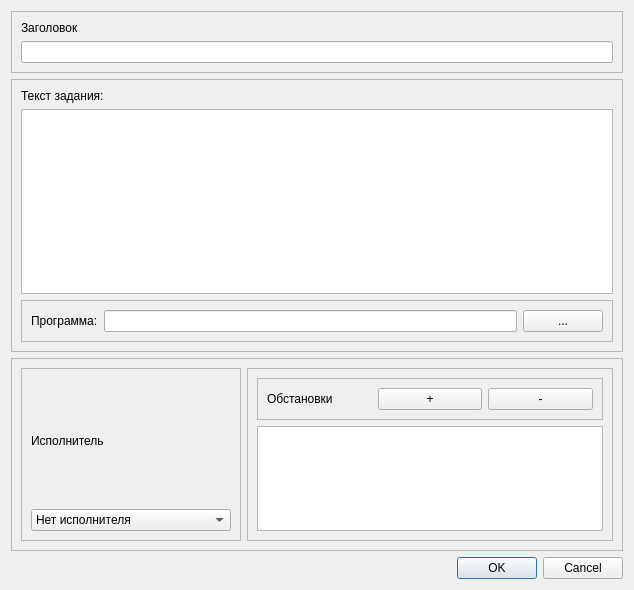
<?xml version="1.0" encoding="UTF-8"?>
<ui version="4.0">
 <class>EditDialog</class>
 <widget class="QDialog" name="EditDialog">
  <property name="geometry">
   <rect>
    <x>0</x>
    <y>0</y>
    <width>634</width>
    <height>590</height>
   </rect>
  </property>
  <property name="windowTitle">
   <string>Редактирование</string>
  </property>
  <property name="windowIcon">
   <iconset>
    <normalon>:/taskEdit.png</normalon>
   </iconset>
  </property>
  <layout class="QHBoxLayout" name="horizontalLayout_3">
   <item>
    <layout class="QVBoxLayout" name="verticalLayout">
     <item>
      <widget class="QFrame" name="frame">
       <property name="frameShape">
        <enum>QFrame::StyledPanel</enum>
       </property>
       <property name="frameShadow">
        <enum>QFrame::Raised</enum>
       </property>
       <layout class="QVBoxLayout" name="verticalLayout_3">
        <item>
         <widget class="QLabel" name="label">
          <property name="text">
           <string>Заголовок</string>
          </property>
         </widget>
        </item>
        <item>
         <widget class="QLineEdit" name="TitleEdit"/>
        </item>
       </layout>
      </widget>
     </item>
     <item>
      <widget class="QFrame" name="frame_2">
       <property name="frameShape">
        <enum>QFrame::StyledPanel</enum>
       </property>
       <property name="frameShadow">
        <enum>QFrame::Raised</enum>
       </property>
       <layout class="QVBoxLayout" name="verticalLayout_2">
        <item>
         <widget class="QLabel" name="label_2">
          <property name="text">
           <string>Текст задания:</string>
          </property>
         </widget>
        </item>
        <item>
         <widget class="QTextEdit" name="DescEdit"/>
        </item>
        <item>
         <widget class="QFrame" name="frame_4">
          <property name="frameShape">
           <enum>QFrame::StyledPanel</enum>
          </property>
          <property name="frameShadow">
           <enum>QFrame::Raised</enum>
          </property>
          <layout class="QHBoxLayout" name="horizontalLayout">
           <item>
            <widget class="QLabel" name="label_5">
             <property name="text">
              <string>Программа:</string>
             </property>
            </widget>
           </item>
           <item>
            <widget class="QLineEdit" name="PrgEdit"/>
           </item>
           <item>
            <widget class="QPushButton" name="prgButt">
             <property name="text">
              <string>...</string>
             </property>
            </widget>
           </item>
          </layout>
         </widget>
        </item>
       </layout>
      </widget>
     </item>
     <item>
      <widget class="QFrame" name="frame_3">
       <property name="maximumSize">
        <size>
         <width>16777215</width>
         <height>200</height>
        </size>
       </property>
       <property name="frameShape">
        <enum>QFrame::StyledPanel</enum>
       </property>
       <property name="frameShadow">
        <enum>QFrame::Raised</enum>
       </property>
       <layout class="QHBoxLayout" name="horizontalLayout_2">
        <item>
         <widget class="QFrame" name="frame_5">
          <property name="frameShape">
           <enum>QFrame::StyledPanel</enum>
          </property>
          <property name="frameShadow">
           <enum>QFrame::Raised</enum>
          </property>
          <layout class="QVBoxLayout" name="verticalLayout_4">
           <item>
            <widget class="QLabel" name="label_3">
             <property name="text">
              <string>Исполнитель</string>
             </property>
            </widget>
           </item>
           <item>
            <widget class="QComboBox" name="IspCombo">
             <property name="minimumSize">
              <size>
               <width>200</width>
               <height>0</height>
              </size>
             </property>
             <item>
              <property name="text">
               <string>Нет исполнителя</string>
              </property>
             </item>
             <item>
              <property name="text">
               <string>Robot</string>
              </property>
             </item>
             <item>
              <property name="text">
               <string>Водолей</string>
              </property>
             </item>
            </widget>
           </item>
          </layout>
         </widget>
        </item>
        <item>
         <widget class="QFrame" name="frame_6">
          <property name="frameShape">
           <enum>QFrame::StyledPanel</enum>
          </property>
          <property name="frameShadow">
           <enum>QFrame::Raised</enum>
          </property>
          <layout class="QVBoxLayout" name="verticalLayout_5">
           <item>
            <widget class="QFrame" name="frame_7">
             <property name="frameShape">
              <enum>QFrame::StyledPanel</enum>
             </property>
             <property name="frameShadow">
              <enum>QFrame::Raised</enum>
             </property>
             <layout class="QHBoxLayout" name="horizontalLayout_4">
              <item>
               <widget class="QLabel" name="label_4">
                <property name="text">
                 <string>Обстановки</string>
                </property>
               </widget>
              </item>
              <item>
               <widget class="QPushButton" name="ButtonAddEnv">
                <property name="text">
                 <string>+</string>
                </property>
               </widget>
              </item>
              <item>
               <widget class="QPushButton" name="remEnvButt">
                <property name="text">
                 <string>-</string>
                </property>
               </widget>
              </item>
             </layout>
            </widget>
           </item>
           <item>
            <widget class="QListWidget" name="EnvList"/>
           </item>
          </layout>
         </widget>
        </item>
       </layout>
      </widget>
     </item>
     <item>
      <widget class="QDialogButtonBox" name="buttonBox">
       <property name="orientation">
        <enum>Qt::Horizontal</enum>
       </property>
       <property name="standardButtons">
        <set>QDialogButtonBox::Cancel|QDialogButtonBox::Ok</set>
       </property>
      </widget>
     </item>
    </layout>
   </item>
  </layout>
 </widget>
 <resources/>
 <connections>
  <connection>
   <sender>buttonBox</sender>
   <signal>accepted()</signal>
   <receiver>EditDialog</receiver>
   <slot>accept()</slot>
   <hints>
    <hint type="sourcelabel">
     <x>248</x>
     <y>254</y>
    </hint>
    <hint type="destinationlabel">
     <x>157</x>
     <y>274</y>
    </hint>
   </hints>
  </connection>
  <connection>
   <sender>buttonBox</sender>
   <signal>rejected()</signal>
   <receiver>EditDialog</receiver>
   <slot>reject()</slot>
   <hints>
    <hint type="sourcelabel">
     <x>316</x>
     <y>260</y>
    </hint>
    <hint type="destinationlabel">
     <x>286</x>
     <y>274</y>
    </hint>
   </hints>
  </connection>
 </connections>
</ui>
